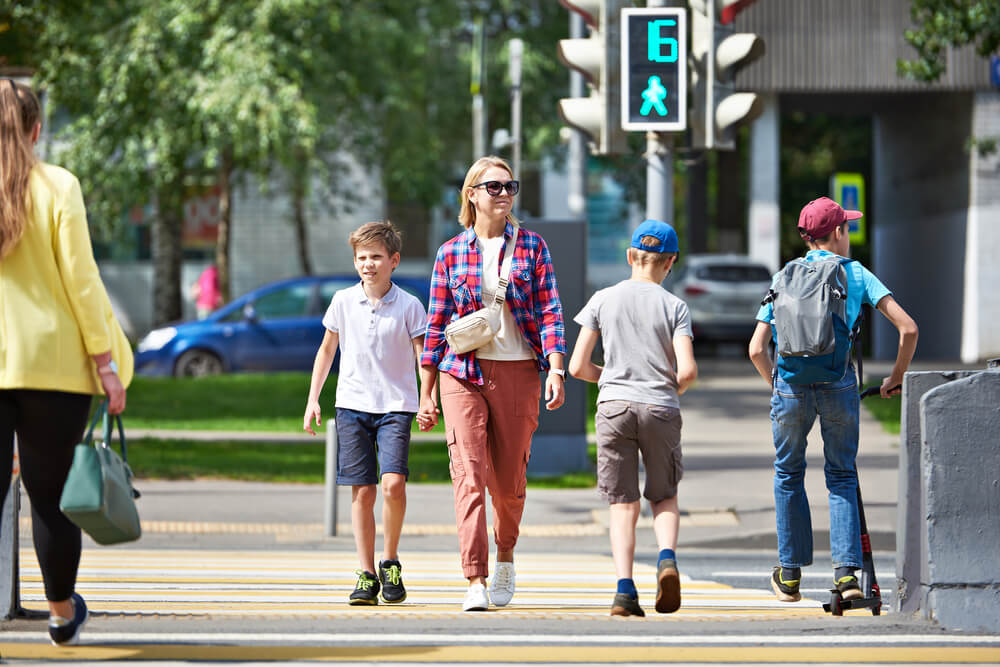
#> input picture Pedestrian Detection/pedestrian-crossing.jpg, 1000 x 667 px, found by its file name
$ python 'Histogram of Oriented Gradients and Support Vector Machine.py'
#> lines starting #> are read from the running program, lines starting #| are printed output that depends on the picture
from skimage.feature import hog
from skimage import exposure
from skimage.io import imread, imshow, show
import matplotlib.pyplot as plt
# Assuming you've already installed scikit-image, sklearn, and matplotlib

# Example for feature extraction on a single image
image_path = r'D:\Github_Desktop\Computer-vision-practice\Pedestrian Detection\pedestrian-crossing.jpg'
image = imread(image_path)
#> image is the input picture: shape (667, 1000, 3); mean R, G, B 124.3, 125.8, 114.5
fd, hog_image = hog(image, orientations=8, pixels_per_cell=(16, 16),
                    cells_per_block=(1, 1), visualize=True, channel_axis=-1)
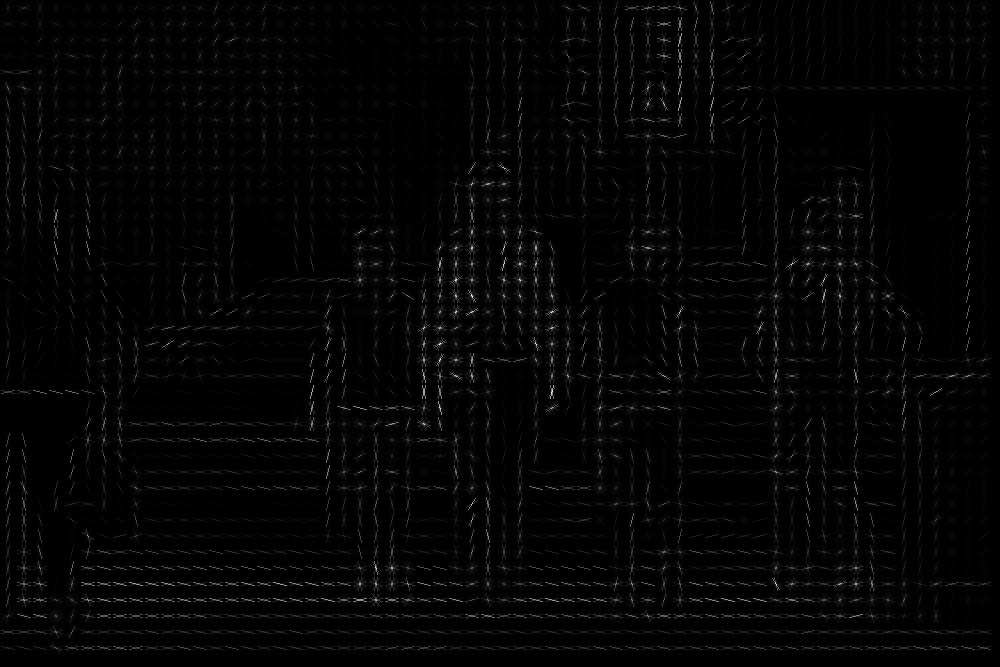
#> hog_image: shape (667, 1000) float64; min 0, max 70.22, mean 1.2; drawn with min black and max white

# Adjust contrast of the output image for better visualization
hog_image_rescaled = exposure.rescale_intensity(hog_image, in_range=(0, 10))
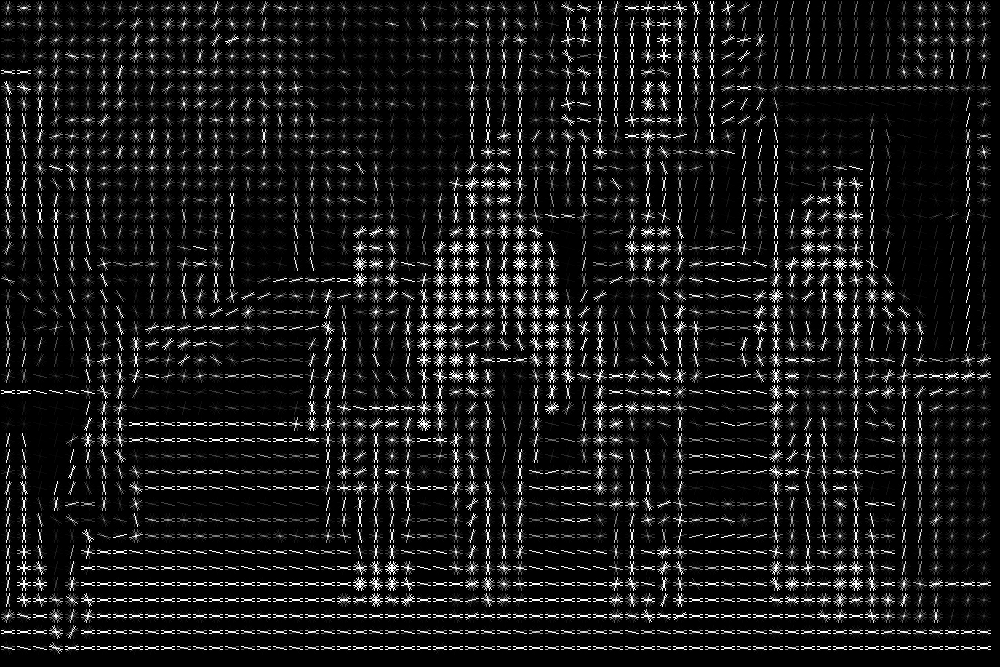
#> hog_image_rescaled: shape (667, 1000) float64; min 0, max 1, mean 0.0942

# Display the original image and the HOG image
fig, (ax1, ax2) = plt.subplots(1, 2, figsize=(8, 4), sharex=True, sharey=True)

ax1.axis('off')
ax1.imshow(image, cmap=plt.cm.gray)
ax1.set_title('Original Image')

# Display the HOG image
ax2.axis('off')
ax2.imshow(hog_image_rescaled, cmap=plt.cm.gray)
ax2.set_title('Histogram of Oriented Gradients')
plt.show()
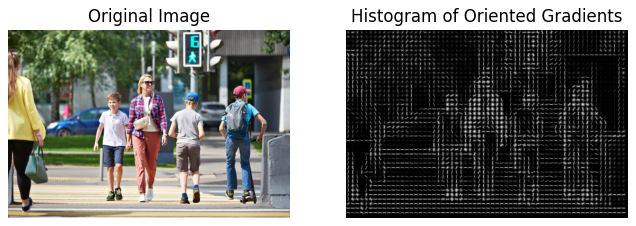
#> figure drawn by matplotlib, 2 panels
